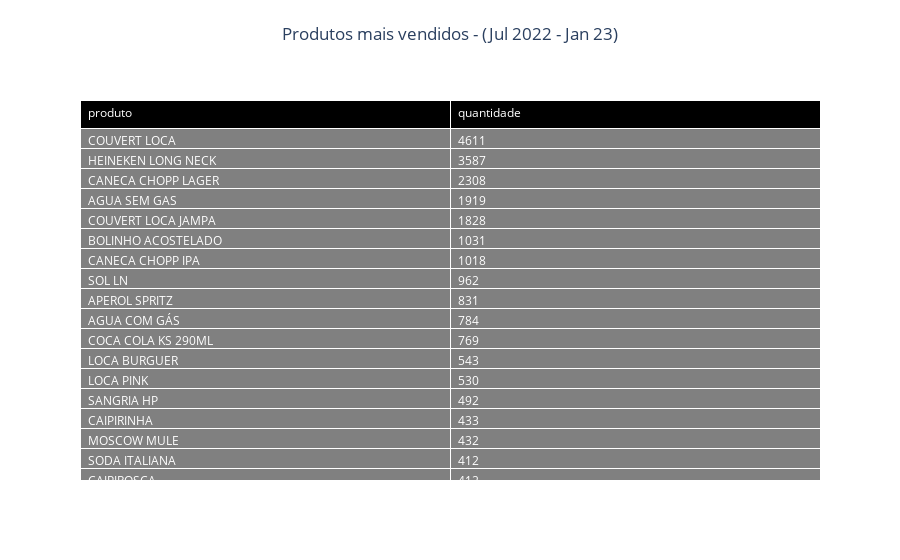

The cell this chart's notebook holds for it:
### Code cell
### Gráfico 01

fig_top_produtos = go.Figure(data=[go.Table(
    header=dict(values=list(top_produtos_df.columns),
                font=dict(color='white', size=12), # configurando a cor e tamanho da letra
                fill_color='black',
                align='left'),
    cells=dict(values=[top_produtos_df['produto'], top_produtos_df['quantidade'] ],
               font=dict(color='white', size=12),
               fill_color='gray',
               align='left'))
])


fig_top_produtos.update_layout(
    title={
        'text': "Produtos mais vendidos - (Jul 2022 - Jan 23)",
        'y':0.95,
        'x':0.5,
        'xanchor': 'center',
        'yanchor': 'top'})

py.iplot(fig_top_produtos)

### Figure 1 — Plotly figure (JSON) as saved in the notebook; plotly's stock layout.template omitted (floating-point values rounded to 4 significant figures; data arrays with more than 128 entries replaced by an {"elided": "..."} marker saying what was removed)
{"data": [{"cells": {"align": "left", "fill": {"color": "gray"}, "font": {"color": "white", "size": 12}, "values": {"elided": "2x283 mixed values"}}, "header": {"align": "left", "fill": {"color": "black"}, "font": {"color": "white", "size": 12}, "values": ["produto", "quantidade"]}, "type": "table"}], "layout": {"title": {"text": "Produtos mais vendidos - (Jul 2022 - Jan 23)", "x": 0.5, "xanchor": "center", "y": 0.95, "yanchor": "top"}}}
